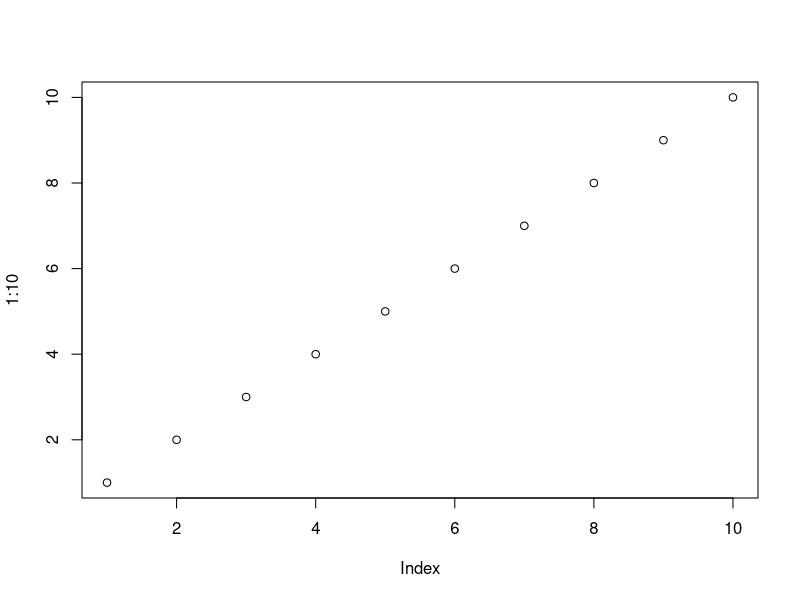
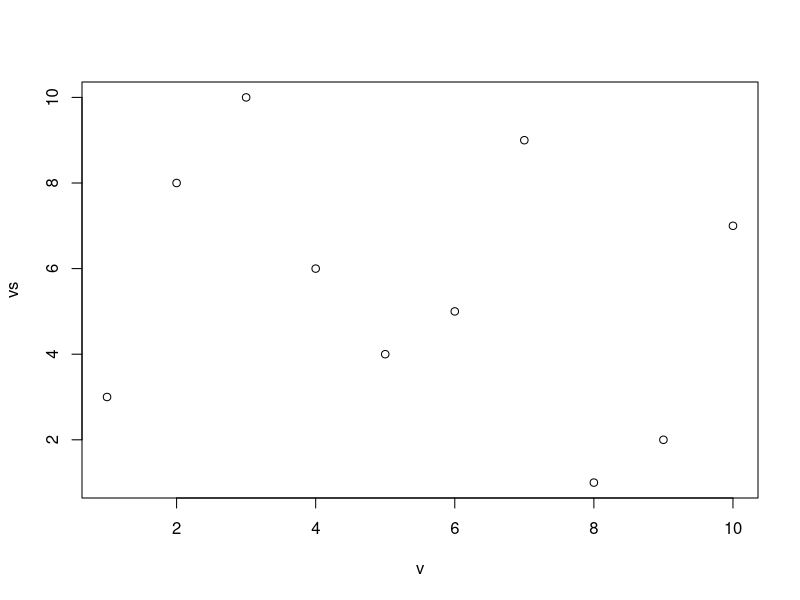
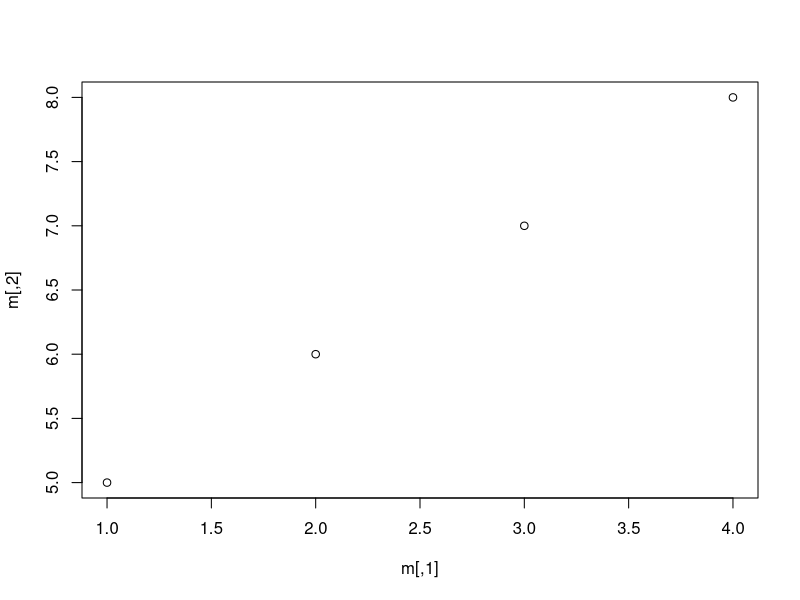
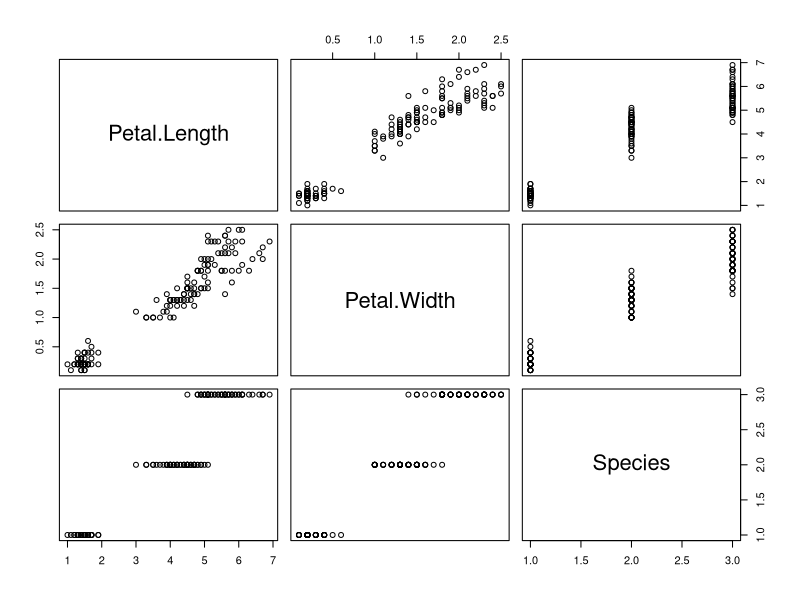
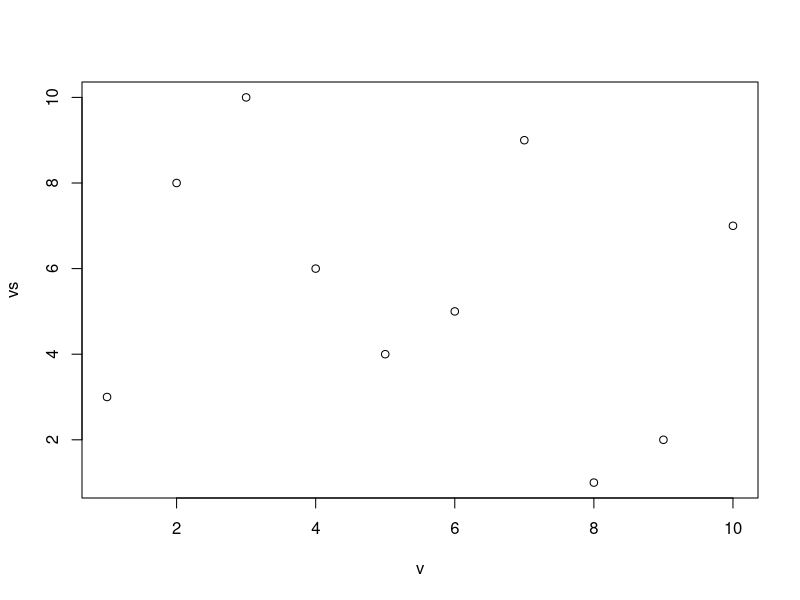
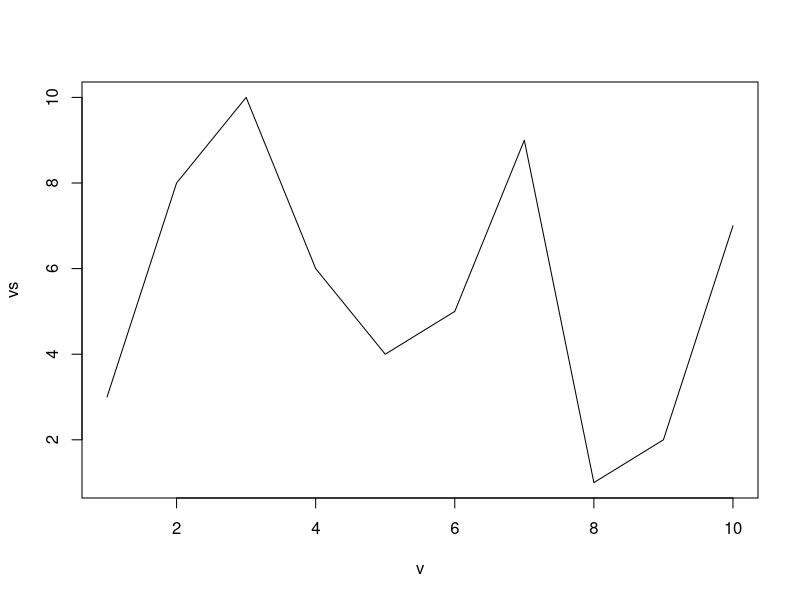
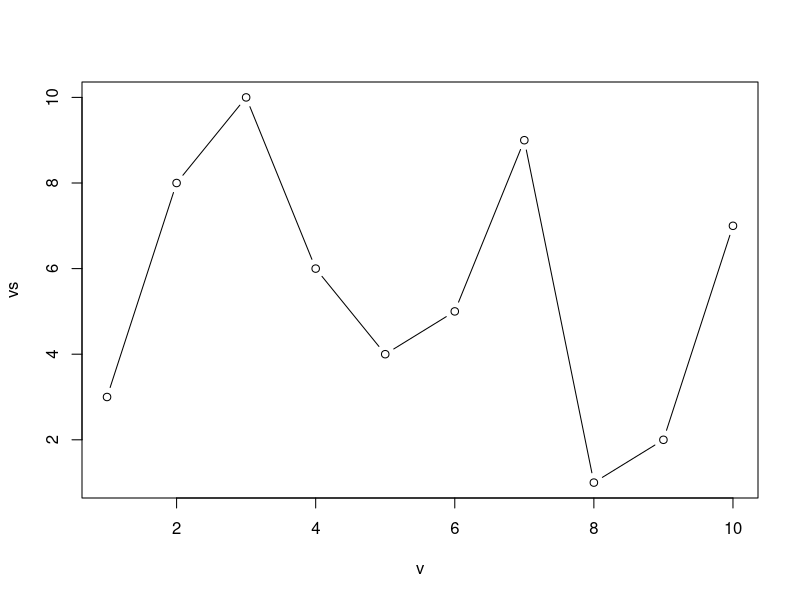
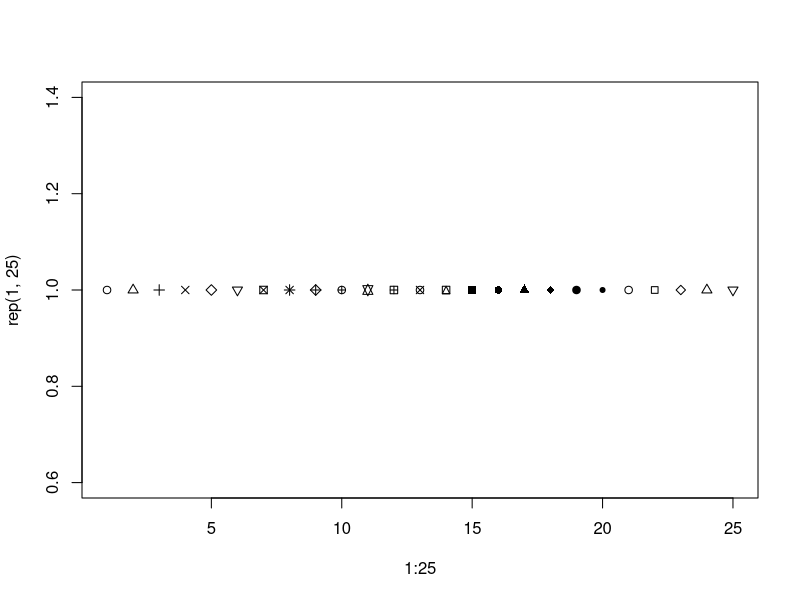

The R script that drew these images, in order:
## ---- chunk 1
knitr::opts_chunk$set(
  collapse = TRUE,
  comment = "#>",
  fig.align = 'center',
  fig.height = 3, fig.width = 3
)
## ---- chunk 2
# a single numeric vector
# elements are plotted against their indices
v <- 1:10
plot(1:10)
# two numeric vectors
vs <- sample(v)
plot(x = v, y = vs)
# a matrix
# the first two columns are plotted as if they were x and y, the others are ignored
m <- matrix(1:12, 4, 3)
m
plot(m)
# a data frame
# every column is plotted against every other, creating a matrix of scatter plots
d <- iris[3:5]
plot(d)
## ---- chunk 3
plot(v, vs, type = 'p')
plot(v, vs, type = 'l')
plot(v, vs, type = 'b')
## ---- chunk 4
plot(1:25, rep(1, 25), pch = 1:25)
## ---- chunk 5
plot(1:25, rep(1, 25), pch = 1:5)
## ---- chunk 6
plot(v, vs, type = 'l', lty = 1)
plot(v, vs, type = 'l', lty = 2)
plot(v, vs, type = 'l', lty = 3)
## ---- chunk 7
# as a hex code
plot(v, vs, pch = 16, col = "#6495ED")
# as a character string
# see colors() for a list of available colors
plot(v, vs, pch = 16, col = "cornflowerblue")
# as a factor; each level is given a color based on the current palette
f <- factor(rep(letters[1:2], each = 5))
plot(v, vs, pch = 16, col = f)
# as an integer, which is interpreted as an index in the current palette
plot(v, vs, pch = 16, col = 2)
## ---- chunk 8
plot(v, vs, pch = 16, col = colorRampPalette(c('royalblue1', 'yellow', 'purple'))(10))
## ---- chunk 9
plot(v, vs, xlim = c(-2, 12))
## ---- chunk 10
plot(v, vs)
points(v, sample(v), pch = 20, col = 'green')
## ---- chunk 11
plot(log(0:2000 / 100), type = 'l')
abline(h = 0)
plot(log(0:2000 / 100), type = 'l')
abline(h = c(0,1), lty = c(1,2))
## ---- chunk 12
plot(v, vs, pch = 16)
# cex alone refers to the plotting characters
plot(v, vs, pch = 16, cex = 2)
# other cex parameters exist for other plot elements
plot(v, vs, pch = 16, cex.lab = 2)
## ---- chunk 13
plot(v, vs, xlab = 'label x', ylab = 'label y')
## ---- chunk 14
plot(v, vs, main = 'plot title')
## ---- chunk 15
plot(v, vs)
title('plot title')
## ---- chunk 16
plot(v, vs, col = f, pch = 16)
title('plot title')
legend('topright', legend = levels(f), col = 1:length(levels(f)), pch = 16, cex = 0.75)
## ---- chunk 17
m <- matrix(c(1, 1, 2, 1, 1, 2, 3, 3, 4), 3, 3, byrow = T)
m

layout(mat = m)
## ---- chunk 18
foo <- function() {
  # prepare layout
  layout(mat = m)

  # prepare data
  v1 <- rnorm(1e4)
  v2 <- runif(1e4, -1, 1)
  d1 <- density(v1)
  d2 <- density(v2)
  names(d2) <- c(names(d2)[2], names(d2)[-2])
  
  # draw plots
  plot(v1, v2, pch = 4, cex = 0.5)
  plot(d2, main = '', xlab = '', ylab = '')
  plot(d1, main = '', xlab = '', ylab = '')
  # draw an empty plot in field 16
  plot.new()
}

foo()
## ---- chunk 19
layout(mat = 1)
## ---- chunk 20
plot(rnorm(1e4), runif(1e4), pch = 4, cex = 0.2)
smoothScatter(rnorm(1e4), runif(1e4), pch = 4, cex = 0.2)
## ---- chunk 21
# a vector
barplot(v)
# a matrix
barplot(m)
barplot(m, beside = T)
## ---- chunk 22
# a vector
rv <- rnorm(1e2)
stripchart(rv, pch = 20)
stripchart(rv, method = 'jitter', pch = 20)

# a data frame
stripchart(iris[1:4], method = 'jitter', vertical = T, pch = 1)
## ---- chunk 23
# a vector
boxplot(rnorm(1e3))
# a matrix
boxplot(as.matrix(iris[1:4]))
#a data frame
boxplot(iris[1:4])
## ---- chunk 24
hist(rnorm(1e5))
hist(rnorm(1e5), breaks = 100)
## ---- chunk 25
persp(volcano)
contour(volcano)
image(volcano)
## ---- chunk 26
# numeric vs numeric draws a scatter plot
plot(Sepal.Length ~ Sepal.Width, data = iris, col = Species, pch = 20)
# numeric vs factor drawas a boxplot
plot(Sepal.Length ~ Species, data = iris, col = Species)
# two terms on RHS draws two plots
plot(Sepal.Length ~ Petal.Length + Petal.Width, data = iris)
# plot one column vs all others
plot(Sepal.Length ~ ., data = iris, col = Species, pch = 20)

## ---- chunk 27
barplot(yield ~ variety + year, data = lattice::barley, subset = site == 'Morris', beside = TRUE)
stripchart(Sepal.Length ~ Species, data = iris, vertical = T, method = 'jitter', pch = 1)
boxplot(Sepal.Length ~ Species, data = iris)
## ---- chunk 28
coplot(Sepal.Length ~ Sepal.Width | Species, data = iris, pch = 16, rows = 1)
## ---- chunk 29
library(lattice)
xyplot(Sepal.Length ~ Petal.Width | Species, data = iris, layout = c(3,1))
stripplot(yield ~ year | site, data = barley, layout = c(3,2))
bwplot(yield ~ year | variety, data = barley, layout = c(5,2))
bwplot(Sepal.Length ~ Species, data = iris)
histogram(~ Sepal.Length | Species, data = iris, layout = c(3,1))
levelplot(Sepal.Length ~ Petal.Width * Petal.Length | Species, data = datasets::iris, layout = c(3,1),
          at = seq(4, 8, length.out = 100), col.regions = colorRampPalette(c('blue', 'gray90', 'red'))(100),
          aspect = 1)
